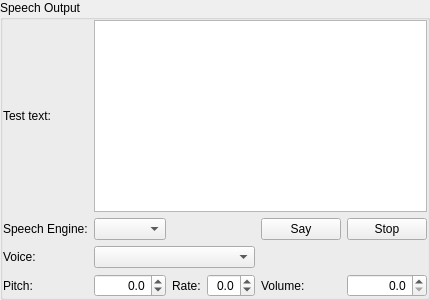
	<widget class="QWidget" name="page_Speech">
         <layout class="QVBoxLayout" name="verticalLayout_Narration">
          <property name="spacing">
           <number>0</number>
          </property>
          <property name="leftMargin">
           <number>0</number>
          </property>
          <property name="topMargin">
           <number>0</number>
          </property>
          <property name="rightMargin">
           <number>0</number>
          </property>
          <property name="bottomMargin">
           <number>0</number>
          </property>
          <item>
           <widget class="QGroupBox" name="groupBox_Narration">
            <property name="sizePolicy">
             <sizepolicy hsizetype="Expanding" vsizetype="Preferred">
              <horstretch>0</horstretch>
              <verstretch>0</verstretch>
             </sizepolicy>
            </property>
            <property name="title">
             <string>Speech Output</string>
            </property>
            <layout class="QGridLayout" name="gridLayoutSpeechSettings">
             <property name="leftMargin">
              <number>0</number>
             </property>
             <property name="topMargin">
              <number>0</number>
             </property>
             <property name="rightMargin">
              <number>0</number>
             </property>
             <property name="bottomMargin">
              <number>0</number>
             </property>
             <item row="0" column="0">
              <widget class="QLabel" name="label_TestText">
               <property name="text">
                <string>Test text:</string>
               </property>
              </widget>
             </item>
             <item row="0" column="1" colspan="5">
              <widget class="QPlainTextEdit" name="speechTextEdit"/>
             </item>
             <item row="1" column="0">
              <widget class="QLabel" name="label_engine">
               <property name="text">
                <string>Speech Engine:</string>
               </property>
              </widget>
             </item>
             <item row="1" column="1">
              <widget class="QComboBox" name="comboBox_Engine"/>
             </item>

		<item row="1" column="4">
                  <widget class="QPushButton" name="pushButton_SpeechSay">
                   <property name="toolTip">
                    <string>Emit speech synthesis of text from text box</string>
                   </property>
                   <property name="text">
                    <string>Say</string>
                   </property>
                   <property name="icon">
                    <iconset resource="../../data/gui/guiRes.qrc">
                     <normaloff>:/graphicGui/uibtStart.png</normaloff>
                     <disabledoff>:/graphicGui/uibtStart-disabled.png</disabledoff>:/graphicGui/uibtStart.png</iconset>
                   </property>
                  </widget>
                 </item>
                 <item row="1" column="5">
                  <widget class="QPushButton" name="pushButton_SpeechStop">
                   <property name="toolTip">
                    <string>Stop a running speech</string>
                   </property>
                   <property name="text">
                    <string>Stop</string>
                   </property>
                   <property name="icon">
                    <iconset resource="../../data/gui/guiRes.qrc">
                     <normaloff>:/graphicGui/uibtStop.png</normaloff>
                     <disabledoff>:/graphicGui/uibtStop-disabled.png</disabledoff>:/graphicGui/uibtStop.png</iconset>
                   </property>
                  </widget>
                 </item>



             <item row="2" column="0">
              <widget class="QLabel" name="label_Voice">
               <property name="text">
                <string>Voice:</string>
               </property>
              </widget>
             </item>
             <item row="2" column="1" colspan="3">
              <widget class="QComboBox" name="comboBox_Voice">
               <property name="toolTip">
                <string>Voice in program language.</string>
               </property>
               <property name="maxVisibleItems">
                <number>7</number>
               </property>
              </widget>
             </item>
	     

	     
	     
	     
             <item row="3" column="0">
              <widget class="QLabel" name="label_Pitch">
               <property name="text">
                <string>Pitch:</string>
               </property>
              </widget>
             </item>
             <item row="3" column="1">
              <widget class="QDoubleSpinBox" name="spinBox_Pitch">
                   <property name="alignment">
                    <set>Qt::AlignRight|Qt::AlignTrailing|Qt::AlignVCenter</set>
                   </property>
                   <property name="decimals">
                    <number>1</number>
                   </property>

               <property name="minimum">
                <double>-1.0</double>
               </property>
               <property name="maximum">
                <double>1.0</double>
               </property>
               <property name="singleStep">
                    <double>0.1</double>
                   </property>
                   <property name="value">
                    <double>0.0</double>
                   </property>
              </widget>
             </item>

             <item row="3" column="2">
              <widget class="QLabel" name="label_Rate">
               <property name="text">
                <string>Rate:</string>
               </property>
              </widget>
             </item>
             <item row="3" column="3">
              <widget class="QDoubleSpinBox" name="spinBox_Rate">
                   <property name="alignment">
                    <set>Qt::AlignRight|Qt::AlignTrailing|Qt::AlignVCenter</set>
                   </property>
                   <property name="decimals">
                    <number>1</number>
                   </property>

               <property name="minimum">
                <double>-1.0</double>
               </property>
               <property name="maximum">
                <double>1.0</double>
               </property>
               <property name="singleStep">
                    <double>0.1</double>
                   </property>
                   <property name="value">
                    <double>0.0</double>
                   </property>
              </widget>
             </item>


             <item row="3" column="4">
              <widget class="QLabel" name="label_Volume">
               <property name="text">
                <string>Volume:</string>
               </property>
              </widget>
             </item>
             <item row="3" column="5">
              <widget class="QDoubleSpinBox" name="spinBox_Volume">
                   <property name="alignment">
                    <set>Qt::AlignRight|Qt::AlignTrailing|Qt::AlignVCenter</set>
                   </property>
                   <property name="decimals">
                    <number>1</number>
                   </property>

               <property name="minimum">
                <double>0.0</double>
               </property>
               <property name="maximum">
                <double>1.0</double>
               </property>
               <property name="singleStep">
                    <double>0.1</double>
                   </property>
                   <property name="value">
                    <double>0.0</double>
                   </property>
              </widget>
             </item>
	     
            </layout>
           </widget>
          </item>
         </layout>
        </widget>
